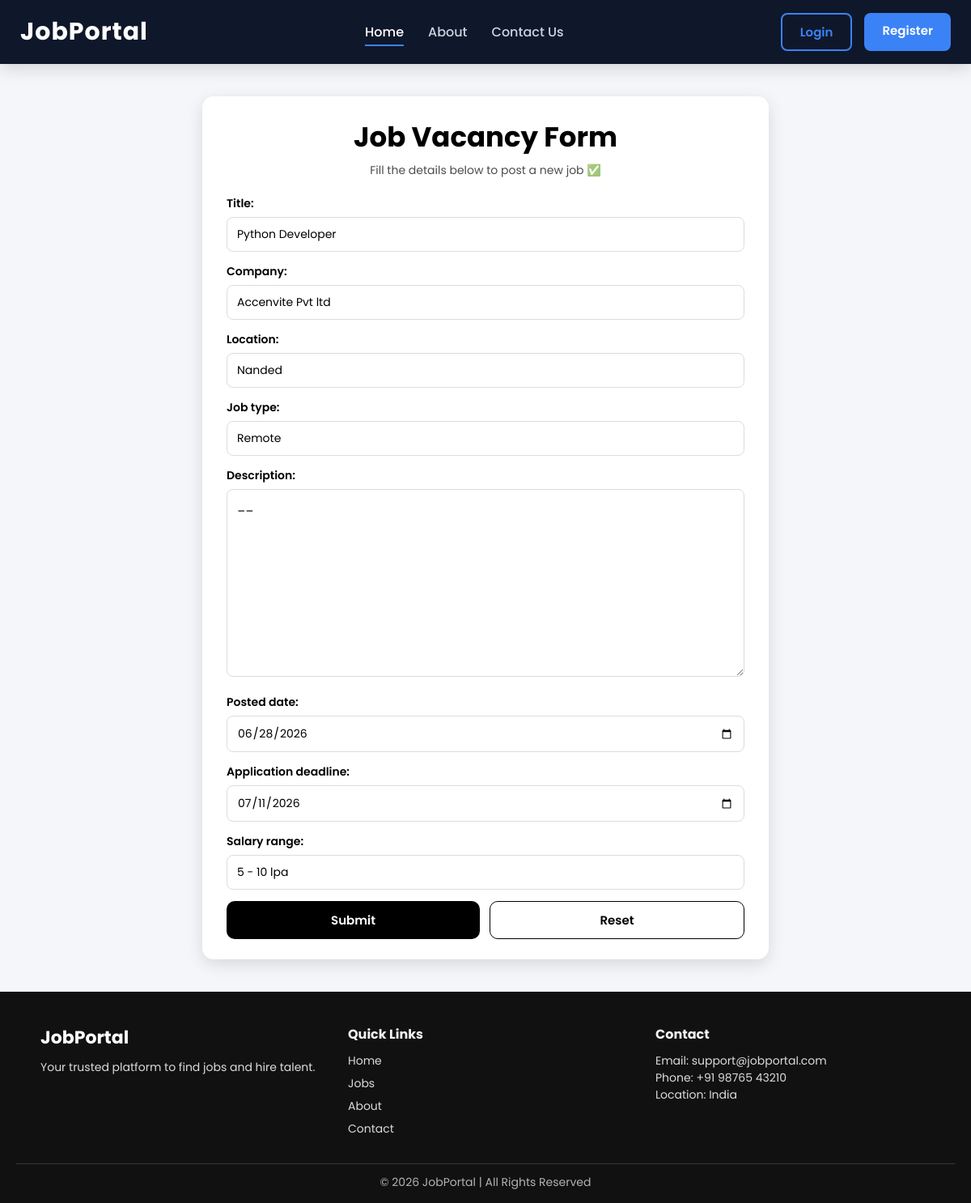
The app's page /update/1/ with its own data.
### portal/models.py (models this page shows)
class Job(models.Model):
    title = models.CharField(max_length=200)
    company = models.CharField(max_length=100, null=True)
    description = models.TextField()
    location = models.CharField(max_length=100)
    job_type = models.CharField(max_length=50)
    description = models.TextField()
    posted_date = models.DateTimeField()
    application_deadline = models.DateTimeField()
    salary_range = models.CharField(max_length=50, null=True)

### portal/views.py (the view)
# urls.py: path('update/<int:pk>/', update_job, name='update_url'),
def update_job(request, pk):
    job = get_object_or_404(Job, pk=pk)
    form = JobForm(instance=job)
    if request.method=='POST':
        form = JobForm(request.POST, instance=job)
        if form.is_valid():
            form.save()
            return redirect ('show_url')
    context = {'form': form}
    template_name = "portal/form.html"
    return render (request, template_name, context)

### portal/forms.py
class JobForm(forms.ModelForm):
    class Meta:
        model = Job
        fields = '__all__'
        widgets = {
            'posted_date' : forms.DateInput(attrs={'type' : 'date'}),
            'application_deadline' : forms.DateInput(attrs = {'type' : 'date'})
        }

### templates/portal/form.html (shortened to what this page needs)
{% extends "base.html" %}
{% load static %}
{% block content %}
<div class="job-form-page">
  <div class="job-form-card">
    <h1 class="job-form-title">Job Vacancy Form</h1>
    <p class="job-form-subtitle">
      Fill the details below to post a new job ✅
    </p>
    <form method="post" class="job-form">
      <div class="job-form-fields">
        {{ form.as_p }}
      </div>
      <div class="job-form-buttons">
        <button type="submit" class="btn-submit">Submit</button>
        <button type="reset" class="btn-reset">Reset</button>
      </div>
    </form>
  </div>
</div>
{% endblock %}

### static/css/Navbar.css (style rules this page uses)
* { margin:0; padding:0; box-sizing:border-box; font-family:'Poppins',sans-serif; }

### static/css/Portal/form.css (style rules this page uses)
.job-form-page { min-height: 80vh; display: flex; justify-content: center; align-items: flex-start; padding: 40px 15px; background: #f5f6fa; }
.job-form-card { width: 100%; max-width: 700px; background: #fff; padding: 25px 30px; border-radius: 14px; box-shadow: 0px 6px 20px rgba(0,0,0,0.12); }
.job-form-title { font-size: 34px; margin-bottom: 5px; text-align: center; }
.job-form-subtitle { text-align: center; font-size: 14px; opacity: 0.7; margin-bottom: 20px; }
.job-form-fields p { margin-bottom: 14px; }
.job-form-fields label { display: block; font-weight: 600; margin-bottom: 6px; font-size: 14px; }
.job-form-fields input, .job-form-fields select, .job-form-fields textarea { width: 100%; padding: 10px 12px; border: 1px solid #dcdcdc; border-radius: 8px; font-size: 14px; }
.job-form-fields textarea { min-height: 120px; resize: vertical; }
.job-form-buttons { display: flex; gap: 12px; margin-top: 10px; }
.btn-submit, .btn-reset { flex: 1; padding: 11px; border-radius: 10px; font-size: 15px; font-weight: 600; cursor: pointer; }
.btn-submit { background: black; color: white; border: none; }
.btn-reset { border: 1px solid black; background: transparent; color: black; }

### records on screen
Job: title "Python Developer", company "Accenvite Pvt ltd", location "Nanded", job_type "Remote", description "__", posted_date "06/28/2026", application_deadline "07/11/2026", salary_range "5 - 10 lpa"
